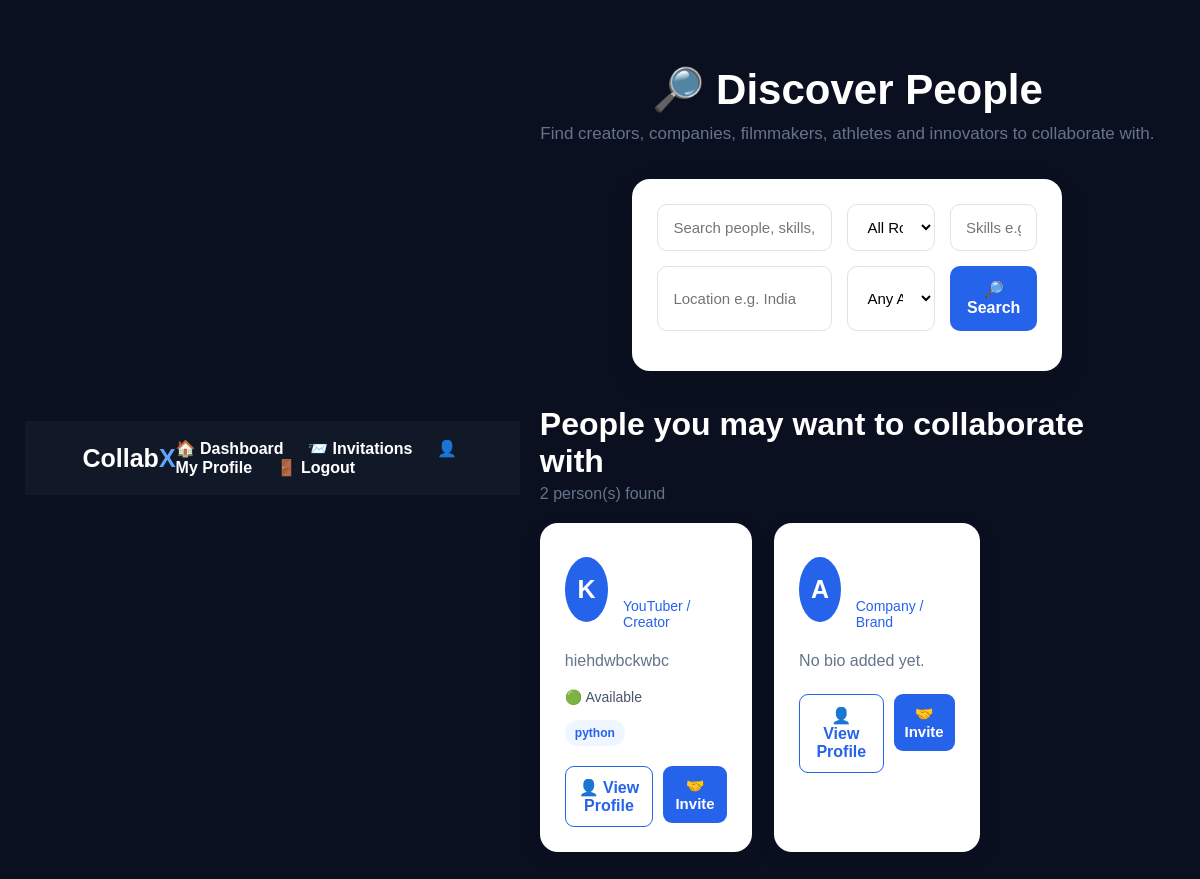
The app's page /discover (signed in) with its own data.
### tables this page shows
CREATE TABLE profiles (

            id INTEGER PRIMARY KEY AUTOINCREMENT,

            user_id INTEGER UNIQUE NOT NULL,

            profile_picture TEXT,

            bio TEXT,

            skills TEXT,

            looking_for TEXT,

            location TEXT,

            availability TEXT,

            github TEXT,

            linkedin TEXT,

            youtube TEXT,

            portfolio TEXT,

            FOREIGN KEY (user_id)
            REFERENCES users(id)

        );

CREATE TABLE users (

            id INTEGER PRIMARY KEY AUTOINCREMENT,

            first_name TEXT NOT NULL,

            last_name TEXT NOT NULL,

            email TEXT UNIQUE NOT NULL,

            role TEXT NOT NULL,

            password TEXT NOT NULL,

            created_at TIMESTAMP DEFAULT CURRENT_TIMESTAMP

        , last_seen TIMESTAMP);

### app.py (the view, shortened to what this page needs)
@app.route("/discover")
def discover():
    if "user_id" not in session:
        return redirect(
            url_for("login")
        )
    search = request.args.get(
        "search",
        ""
    ).strip()
    role = request.args.get(
        "role",
        ""
    ).strip()
    skills = request.args.get(
        "skills",
        ""
    ).strip()
    location = request.args.get(
        "location",
        ""
    ).strip()
    availability = request.args.get(
        "availability",
        ""
    ).strip()
    query = """
        SELECT
            users.id,
            users.first_name,
            users.last_name,
            users.email,
            users.role,

            profiles.profile_picture,
            profiles.bio,
            profiles.skills,
            profiles.looking_for,
            profiles.location,
            profiles.availability

        FROM users

        LEFT JOIN profiles
        ON users.id = profiles.user_id

        WHERE users.id != ?
    """
    parameters = [
        session["user_id"]
    ]
    query += """
        ORDER BY users.first_name ASC
    """
    connection = get_db()
    users = connection.execute(
        query,
        parameters
    ).fetchall()
    connection.close()
    return render_template(
        "discover.html",
        users=users,
        search=search,
        role=role,
        skills=skills,
        location=location,
        availability=availability
    )

### app.py (called while the page is built)
def get_db():
    connection = sqlite3.connect(
        "collabx.db"
    )
    connection.row_factory = sqlite3.Row
    return connection

### templates/discover.html (shortened to what this page needs)
<!DOCTYPE html>
<html lang="en">
<head>
    <link
        rel="stylesheet"
        href="{{ url_for('static', filename='style.css') }}"
    >
</head>
<body>
<nav style="
    background:#111827;
    padding:18px 5%;
    display:flex;
    justify-content:space-between;
    align-items:center;
">
    <a
        href="/dashboard"
        style="
            color:white;
            font-size:25px;
            font-weight:bold;
            text-decoration:none;
        "
    >
        Collab<span style="color:#60a5fa;">X</span>
    </a>
    <div>
        <a
            href="/dashboard"
            style="
                color:white;
                margin-right:20px;
                text-decoration:none;
            "
        >
            🏠 Dashboard
        </a>
        <a
            href="/invitations"
            style="
                color:white;
                margin-right:20px;
                text-decoration:none;
            "
        >
            📨 Invitations
        </a>
        <a
            href="/profile"
            style="
                color:white;
                margin-right:20px;
                text-decoration:none;
            "
        >
            👤 My Profile
        </a>
        <a
            href="/logout"
            style="
                color:white;
                text-decoration:none;
            "
        >
            🚪 Logout
        </a>
    </div>
</nav>
<div class="discover-page">
    <div class="discover-header">
        <h1>
            🔎 Discover People
        </h1>
        <p>
            Find creators, companies,
            filmmakers, athletes and innovators
            to collaborate with.
        </p>
    </div>
    <form
        action="/discover"
        method="GET"
        class="search-box"
    >
        <div class="search-row">
            <input
                type="text"
                name="search"
                placeholder="Search people, skills, roles..."
                value="{{ search }}"
            >
            <select name="role">
                <option value="">
                    All Roles
                </option>
            </select>
            <input
                type="text"
                name="skills"
                placeholder="Skills e.g. Python"
                value="{{ skills }}"
            >
        </div>
        <div class="search-row">
            <input
                type="text"
                name="location"
                placeholder="Location e.g. India"
                value="{{ location }}"
            >
            <select name="availability">
                <option value="">
                    Any Availability
                </option>
            </select>
            <button
                type="submit"
                class="search-button"
            >
                🔎 Search
            </button>
        </div>
    </form>
    <div class="results-title">
        <h2>
            People you may want to collaborate with
        </h2>
        <p>
            {{ users|length }} person(s) found
        </p>
    </div>
    {% if users %}
    <div class="people-grid">
        {% for person in users %}
        <div class="person-card">
            <div class="person-top">
                {% if person.profile_picture %}
                <img
                    src="{{ url_for(
                        'static',
                        filename=person.profile_picture
                    ) }}"
                    class="profile-image"
                    alt="Profile picture"
                >
                {% else %}
                <div class="profile-placeholder">
                    {{ person.first_name[0]|upper }}
                </div>
                {% endif %}
                <div>
                    <div class="person-name">
                    </div>
                    <div class="person-role">
                        {{ person.role }}
                    </div>
                </div>
            </div>
            {% if person.bio %}
            <div class="bio">
                {{ person.bio }}
            </div>
            {% else %}
            <div class="bio">
                No bio added yet.
            </div>
            {% endif %}
            {% if person.availability %}
            <div class="info">
                🟢 {{ person.availability }}
            </div>
            {% endif %}
            {% if person.skills %}
            <div class="skills">
                {% for skill in person.skills.split(",") %}
                <span class="skill">
                    {{ skill.strip() }}
                </span>
                {% endfor %}
            </div>
            {% endif %}
            <div class="card-buttons">
                <a
                    href="{{ url_for(
                        'public_profile',
                        user_id=person.id
                    ) }}"
                    class="view-button"
                >
                    👤 View Profile
                </a>
                <form
                    action="{{ url_for(
                        'invite',
                        user_id=person.id
                    ) }}"
                    method="POST"
                    style="flex:1; margin:0;"
                >
                    <button
                        type="submit"
                        class="invite-button"
                    >
                        🤝 Invite
                    </button>
                </form>
            </div>
        </div>
        {% endfor %}
    </div>
    {% endif %}
</div>
</body>
</html>

### static/style.css (style rules this page uses)
* { margin: 0; padding: 0; box-sizing: border-box; }
body { min-height: 100vh; font-family: Arial, Helvetica, sans-serif; background: #0b1020; display: flex; align-items: center; justify-content: center; padding: 25px; color: white; }
form { width: 100%; max-width: 430px; margin: auto; }
h2 { font-size: 32px; margin-bottom: 8px; }
input, select { width: 100%; padding: 13px; border-radius: 10px; border: 1px solid #cbd5e1; font-size: 14px; outline: none; background: white; }
a { color: #2563eb; text-decoration: none; font-weight: 600; }
button { width: 100%; padding: 14px; border: none; border-radius: 10px; background: #2563eb; color: white; font-size: 15px; font-weight: bold; cursor: pointer; transition: 0.2s; }
.profile-placeholder { width: 110px; height: 110px; border-radius: 50%; background: #2563eb; color: white; display: flex; align-items: center; justify-content: center; font-size: 42px; font-weight: bold; }
.skill { padding: 8px 13px; border-radius: 20px; background: #dbeafe; color: #1e40af; font-size: 13px; font-weight: 700; }

### templates/discover.html (style rules this page uses)
.discover-page { max-width: 1200px; margin: 0 auto; padding: 40px 20px; }
.discover-header { text-align: center; margin-bottom: 35px; }
.discover-header h1 { font-size: 42px; margin-bottom: 10px; }
.discover-header p { color: #64748b; font-size: 17px; }
.search-box { background: white; padding: 25px; border-radius: 18px; box-shadow: 0 10px 30px rgba(0,0,0,0.08); margin-bottom: 35px; }
.search-row { display: grid; grid-template-columns: 2fr 1fr 1fr; gap: 15px; margin-bottom: 15px; }
.search-row input, .search-row select { width: 100%; padding: 13px 15px; border: 1px solid #dbe2ea; border-radius: 10px; font-size: 15px; box-sizing: border-box; }
.search-button { width: 100%; padding: 14px; border: none; border-radius: 10px; background: #2563eb; color: white; font-size: 16px; font-weight: bold; cursor: pointer; }
.results-title { margin-bottom: 20px; }
.results-title h2 { margin-bottom: 5px; }
.results-title p { color: #64748b; }
.people-grid { display: grid; grid-template-columns: repeat(3, 1fr); gap: 22px; }
.person-card { background: white; border-radius: 18px; padding: 25px; box-shadow: 0 8px 25px rgba(0,0,0,0.07); }
.person-top { display: flex; align-items: center; gap: 15px; margin-bottom: 18px; }
.profile-placeholder { width: 65px; height: 65px; border-radius: 50%; background: #2563eb; color: white; display: flex; align-items: center; justify-content: center; font-size: 25px; font-weight: bold; }
.person-name { font-size: 20px; font-weight: bold; }
.person-role { color: #2563eb; font-size: 14px; margin-top: 4px; }
.bio { color: #64748b; line-height: 1.6; margin-bottom: 15px; }
.info { margin: 8px 0; color: #475569; font-size: 14px; }
.skills { display: flex; flex-wrap: wrap; gap: 7px; margin: 15px 0; }
.skill { background: #eff6ff; color: #2563eb; padding: 6px 10px; border-radius: 20px; font-size: 12px; }
.card-buttons { display: flex; gap: 10px; margin-top: 20px; }
.view-button, .invite-button { flex: 1; text-align: center; padding: 11px; border-radius: 9px; text-decoration: none; font-weight: bold; cursor: pointer; box-sizing: border-box; }
.view-button { border: 1px solid #2563eb; color: #2563eb; background: white; }
.invite-button { border: none; background: #2563eb; color: white; }

### records on screen
profiles: first_name "K", role "YouTuber / Creator", bio "hiehdwbckwbc", availability "Available", strip "python"
users: first_name "A", role "Company / Brand", shows "No bio added yet."

### other values on screen
{{ users|length }} "2"
